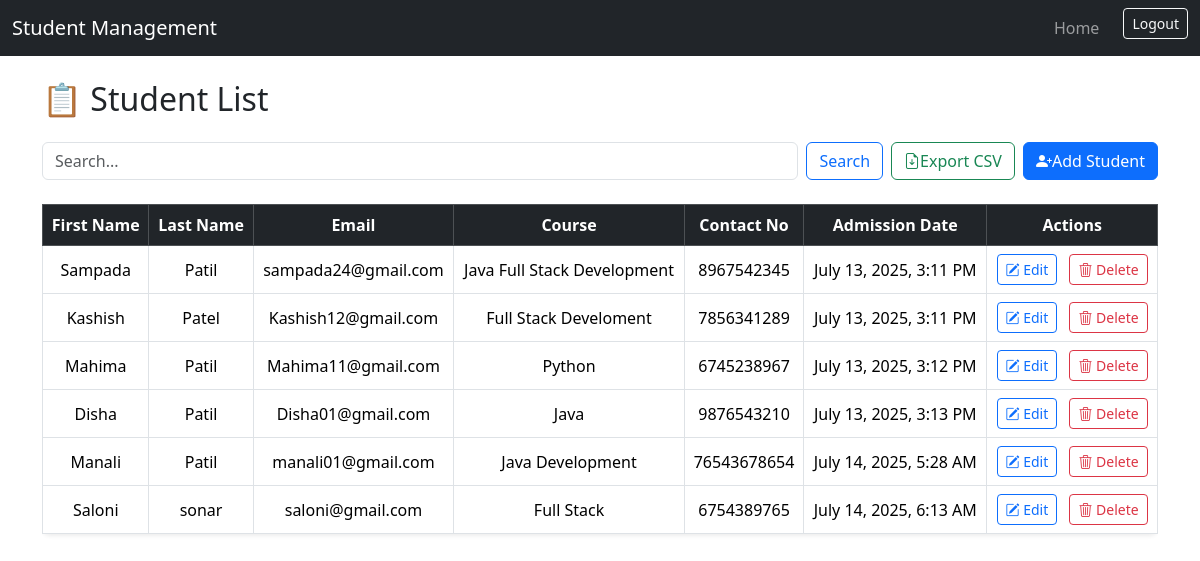
The app's page / (signed in), older data.
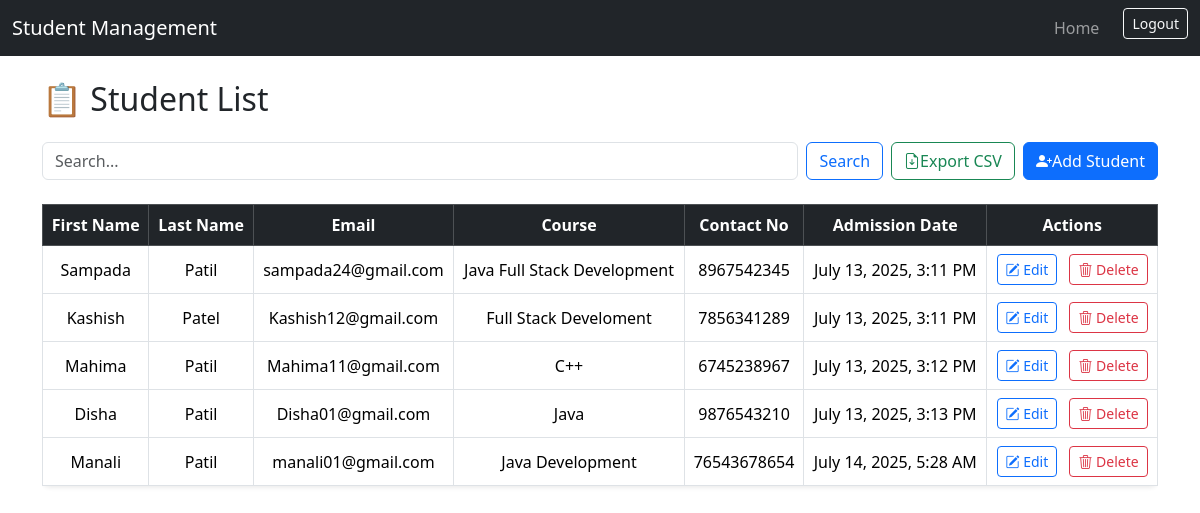
The same page, newer data.
### students/models.py (models this page shows, shortened)
class Student(models.Model):
    first_name = models.CharField(max_length=50)
    last_name = models.CharField(max_length=50)
    email = models.EmailField()
    course = models.CharField(max_length=50)
    contact_number = models.CharField(max_length=15)
    created_at = models.DateTimeField(auto_now_add=True)

### students/views.py (the view)
# urls.py: path('', views.student_list, name='student_list'),
@login_required
def student_list(request):
    query = request.GET.get('q')
    if query:
        students = Student.objects.filter(
            Q(first_name__icontains=query) |
            Q(last_name__icontains=query) |
            Q(email__icontains=query) |
            Q(course__icontains=query)
        )
    else:
        students = Student.objects.all()
    return render(request, 'students/student_list.html', {'students': students})

### students/templates/students/student_list.html (shortened to what this page needs)
{% extends 'students/base.html' %}
{% block content %}
<h2 class="mb-4">📋 Student List</h2>
<div class="row mb-2">
  <div class="col-md-14">
    <div class="d-flex justify-content-between align-items-center mb-3 flex-wrap gap-2">
      <form method="get" class="d-flex flex-grow-1" role="search">
        <input type="text" name="q" class="form-control me-2" placeholder="Search..." value="{{ request.GET.q }}">
        <button class="btn btn-outline-primary" type="submit">Search</button>
      </form>
      <div class="d-flex gap-2">
      <a href="{% url 'export_students' %}" class="btn btn-outline-success">
        <i class="bi bi-file-earmark-arrow-down"></i>Export CSV
      </a>
      <a href="{% url 'add_student' %}" class="btn btn-primary">
        <i class="bi bi-person-plus-fill"></i>Add Student
      </a>
      </div>
    </div>
  </div>
</div>
<div class="table-responsive">
<table class="table table-hover table-bordered shadow-sm rounded-3">
      <thead class="table-dark text-center">
        <tr>
            <th>First Name</th>
            <th>Last Name</th>
            <th>Email</th>
            <th>Course</th>
            <th>Contact No</th>
            <th>Admission Date</th>
            <th>Actions</th>
        </tr>
    </thead>
    <tbody class="text-center align-middle">
        {% for student in students %}
        <tr>
            <td>{{ student.first_name }} </td>
            <td>{{ student.last_name }}</td>
            <td>{{ student.email }}</td>
            <td>{{ student.course }}</td>
            <td>{{ student.contact_number }}</td>
            <td>{{ student.created_at |date:"F d, Y, g:i A" }}</td>
            <td>
                <a href="{% url 'edit_student' student.id %}" class="btn btn-sm btn-outline-primary me-2">
                  <i class="bi bi-pencil-square"></i> Edit
                </a>
                <a href="{% url 'delete_student' student.id %}" class="btn btn-sm btn-outline-danger">
                   <i class="bi bi-trash3"></i> Delete
                </a>
            </td>
          </tr>
        {% empty %}
          <p>No students found.</p>
        {% endfor %}
    </tbody>
</table>
</div>
{% endblock %}

### students/templates/students/base.html (shortened to what this page needs)
<!DOCTYPE html>
<html lang="en">
<head>
    <link href="https://cdn.jsdelivr.net/npm/bootstrap@5.3.3/dist/css/bootstrap.min.css" rel="stylesheet">
    <link rel="stylesheet" href="https://cdn.jsdelivr.net/npm/bootstrap-icons@1.10.5/font/bootstrap-icons.css">
</head>
<body>
    <nav class="navbar navbar-expand-lg navbar-dark bg-dark mb-4">
        <div class="container-fluid">
            <a class="navbar-brand" href="/">Student Management</a>
            <div class="collapse navbar-collapse" id="navMenu">
                <ul class="navbar-nav ms-auto mb-2 mb-lg-0">
                    <li class="nav-item"><a href="/" class="nav-link">Home</a></li>
                    {% if user.is_authenticated %}
                    <li class="nav-item">
                        <form method="post" action="{% url 'logout' %}">
                            <button class="btn btn-sm btn-outline-light ms-3">Logout</button>
                        </form>
                    </li>
                    {% endif %}
                </ul>
            </div>
        </div>
    </nav>
    <div class="container mt-4">
        {% block content %}
        {% endblock %}
    </div>
</body>
</html>

Row changes from the older to the newer data that the page shows:
removed Student: first_name "Saloni", last_name "sonar", email "saloni@gmail.com", course "Full Stack", contact_number "6754389765", created_at "July 14, 2025, 6:13 AM"
changed Student "Mahima": course "Python" → "C++"
